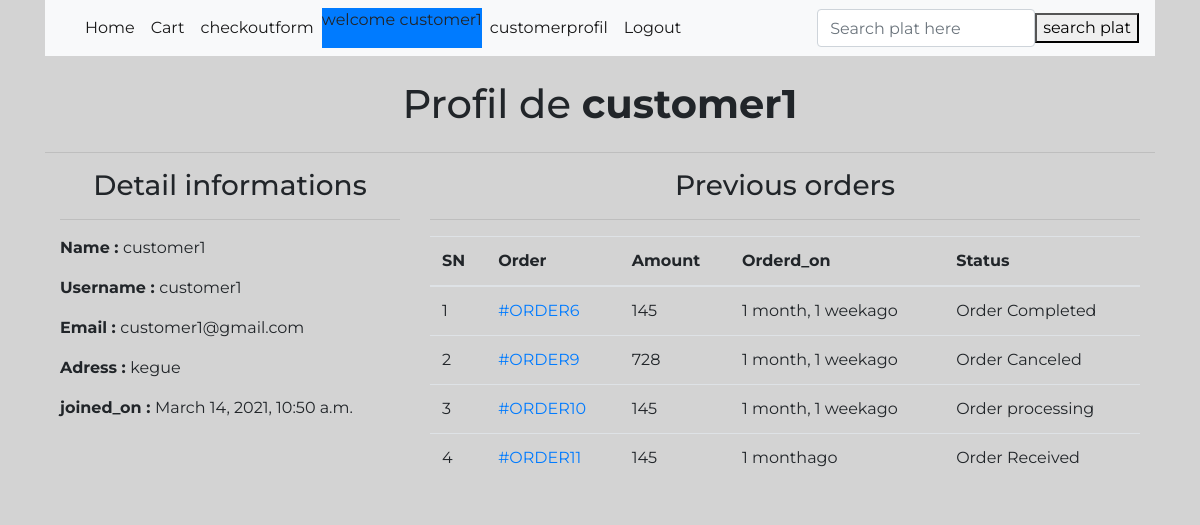
The app's page /blog/profil/ (signed in) with its own data.
### blog/models.py (models this page shows, shortened)
class Customer(models.Model):
    user = models.OneToOneField(User,on_delete = models.CASCADE)
    full_name = models.CharField(max_length=200)
    address= models.CharField(max_length=200,null=True,blank =True)
    joined_on = models.DateTimeField(auto_now_add = True)

class Order(models.Model):
    cart =models.OneToOneField(Cart,on_delete = models.CASCADE)
    ordered_by =models.CharField(max_length=255)
    shipping_address =models.CharField(max_length=255)
    mobile = models.CharField(max_length=10)
    email = models.EmailField(null = True,blank = True)
    subtotal = models.PositiveIntegerField()
    discount = models.PositiveIntegerField()
    total = models.PositiveIntegerField()
    order_status = models.CharField(max_length=50,choices = ORDER_STATUS)
    createdat = models.DateTimeField(auto_now_add = True)

### blog/views.py (the view)
class CustomerProfil(BlogMixin,TemplateView):
    template_name = "customerprofil.html"
    def dispatch(self,request,*args,**kwargs):
        if request.user.is_authenticated and request.user.customer:
            pass
        else:
            return ("/blog/login/?next=blog/profil/")
        return super().dispatch(request,*args,**kwargs)
    def get_context_data(self,**kwargs):
        context = super().get_context_data(**kwargs)
        customer = self.request.user.customer
        print("cool")
        context['customer'] = customer
        orders = Order.objects.filter(cart__customer = customer).order_by('id')
        context['orders'] = orders
        return context

### blog/views.py (called while the page is built)
    def dispatch(self,request,*args,**kwargs):
        cart_id = request.session.get('cart_id')
        if cart_id:
            cart_obj = Cart.objects.get(id = cart_id)
            if request.user.is_authenticated and request.user.customer:
                cart_obj.customer = request.user.customer
                cart_obj.save()
        return super().dispatch(request,*args,**kwargs)

### blog/templates/customerprofil.html (shortened to what this page needs)
{% extends "base.html" %}
{% load static %}
{% block body %}
<h1 class="text-center m-4">Profil de <strong>{{ request.user.username}} </strong></h1>
<hr>
<div class="container">
	<div class="row">
		<div class="col-md-4">
			<h3 class="text-center">Detail informations</h3>
			<hr>
			<p><span class="font-weight-bold">Name : </span>{{customer.full_name}}</p>
			<p><span class="font-weight-bold">Username : </span>{{customer.user.username}}</p>
			<p><span class="font-weight-bold">Email : </span>{{customer.user.email}}</p>
			<p><span class="font-weight-bold">Adress : </span>{{customer.address}}</p>
			<p><span class="font-weight-bold">joined_on : </span>{{customer.joined_on}}</p>
		</div>
		<div class="col-md-8">
			<h3 class="text-center">Previous orders</h3>
			<hr>
			<table class="table">
				<thead>
					<tr>
					<th>SN</th>
					<th>Order</th>
					<th>Amount</th>
					<th>Orderd_on</th>
					<th>Status</th>
				</tr>
				</thead>
				<tbody>
					{% for order in orders %}
					<tr>
						<td>{{ forloop.counter }}</td>
						<td ><a href="{% url 'blog:customerorderdetail' order.id %}">#ORDER{{order.id}}</a></td>
						<td>{{order.total}}</td>
						<td>{{order.createdat|timesince}}ago</td>
						<td>{{order.order_status}}</td>
					</tr>
					{% endfor %}
				</tbody>
			</table>
		</div>
	</div>
</div>
{% endblock %}

### blog/templates/base.html (shortened to what this page needs)
<!DOCTYPE html>
<html lang="en">
<head>
    <link rel="stylesheet" href="https://cdn.jsdelivr.net/npm/bootstrap@4.5.3/dist/css/bootstrap.min.css">
</head>
<body class="container">
    <nav class="navbar navbar-expand-sm navbar-light bg-light mb-4" >
        <div class="collapse navbar-collapse" id="navbarsExample03">
          <ul class="navbar-nav mr-auto">
            <li class="nav-item active">
              <a class="nav-link" href="{% url 'blog:home'%}">Home <span class="sr-only">(current)</span></a>
            </li>
            <li class="nav-item active">
              <a class="nav-link" href="{% url 'blog:addtocart'%}">Cart</a>
            </li>
            <li class="nav-item active">
              <a class="nav-link" href="{% url 'blog:checkoutform'%}">checkoutform</a>
            </li>
            {% if request.user.customer %}
            <li class="bg-primary">
            <p> welcome {{ request.user.username}}</p>
             <li class="nav-item active">
              <a class="nav-link" href="{% url 'blog:customerprofil'%}">customerprofil</a>
            </li>
            </li>
             <li class="nav-item active">
              <a class="nav-link" href="{% url 'blog:customerlogoutform'%}">Logout</a>
            </li>
            {% endif %}
          </ul>
          <form  action="{% url 'blog:searchform' %}" method = 'GET' class="form-inline my-2 my-md-0">
            <input class="form-control" type="text" name="keyword" placeholder="Search plat here" required>
            <button>search plat</button>
          </form>
        </div>
      </nav>
      {% block content %}
      {% block body %}{% endblock %}
      {% endblock %}
</body>
</html>

### blog/templates/base.html (style rules this page uses)
.container { font-family: 'Montserrat', sans-serif; background-color:lightgray; }

### records on screen
Customer: full_name "customer1", user.username "customer1", user.email "customer1@gmail.com", address "kegue", joined_on "March 14, 2021, 10:50 a.m."
Order: id "6", total "145", createdat "1 month, 1 week", order_status "Order Completed"
Order: id "9", total "728", createdat "1 month, 1 week", order_status "Order Canceled"
Order: id "10", total "145", createdat "1 month, 1 week", order_status "Order processing"
Order: id "11", total "145", createdat "1 month", order_status "Order Received"

### other values on screen
{{ request.user.username }} "customer1"
